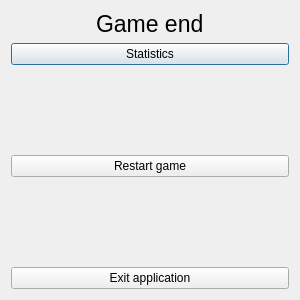
<?xml version="1.0" encoding="UTF-8"?>
<ui version="4.0">
 <class>Dialog</class>
 <widget class="QDialog" name="Dialog">
  <property name="geometry">
   <rect>
    <x>0</x>
    <y>0</y>
    <width>300</width>
    <height>300</height>
   </rect>
  </property>
  <property name="minimumSize">
   <size>
    <width>300</width>
    <height>300</height>
   </size>
  </property>
  <property name="maximumSize">
   <size>
    <width>400</width>
    <height>400</height>
   </size>
  </property>
  <property name="windowTitle">
   <string>Dialog</string>
  </property>
  <layout class="QVBoxLayout" name="verticalLayout">
   <item>
    <layout class="QHBoxLayout" name="horizontalLayout">
     <item>
      <spacer name="horizontalSpacer">
       <property name="orientation">
        <enum>Qt::Horizontal</enum>
       </property>
       <property name="sizeHint" stdset="0">
        <size>
         <width>40</width>
         <height>20</height>
        </size>
       </property>
      </spacer>
     </item>
     <item>
      <widget class="QLabel" name="label">
       <property name="font">
        <font>
         <pointsize>17</pointsize>
        </font>
       </property>
       <property name="text">
        <string>Game end</string>
       </property>
      </widget>
     </item>
     <item>
      <spacer name="horizontalSpacer_2">
       <property name="orientation">
        <enum>Qt::Horizontal</enum>
       </property>
       <property name="sizeHint" stdset="0">
        <size>
         <width>40</width>
         <height>20</height>
        </size>
       </property>
      </spacer>
     </item>
    </layout>
   </item>
   <item>
    <widget class="QPushButton" name="pushButton">
     <property name="text">
      <string>Statistics</string>
     </property>
    </widget>
   </item>
   <item>
    <spacer name="verticalSpacer_2">
     <property name="orientation">
      <enum>Qt::Vertical</enum>
     </property>
     <property name="sizeHint" stdset="0">
      <size>
       <width>20</width>
       <height>40</height>
      </size>
     </property>
    </spacer>
   </item>
   <item>
    <widget class="QPushButton" name="pushButton_2">
     <property name="text">
      <string>Restart game</string>
     </property>
    </widget>
   </item>
   <item>
    <spacer name="verticalSpacer_3">
     <property name="orientation">
      <enum>Qt::Vertical</enum>
     </property>
     <property name="sizeHint" stdset="0">
      <size>
       <width>20</width>
       <height>40</height>
      </size>
     </property>
    </spacer>
   </item>
   <item>
    <widget class="QPushButton" name="pushButton_3">
     <property name="text">
      <string>Exit application</string>
     </property>
    </widget>
   </item>
  </layout>
 </widget>
 <resources/>
 <connections/>
</ui>
